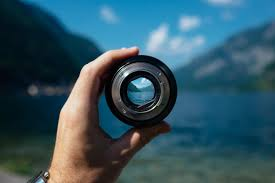
#> input picture open-cv/images/download.jpeg, 275 x 183 px, found by its file name
$ python image_app.py
#> lines starting #> are read from the running program, lines starting #| are printed output that depends on the picture
import cv2

image = cv2.imread("/Users/behruz/Developer/bootcamp/open-cv/images/download.jpeg")
#> image is the input picture: shape (183, 275, 3); mean B, G, R 98.9, 85.5, 51

cv2.imshow("Frame", image)

image_flip = cv2.flip(image,1)
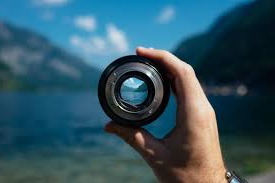
#> image_flip: shape (183, 275, 3); mean B, G, R 98.9, 85.5, 51
cv2.imshow("Flip Image", image_flip)


cv2.waitKey(0)
